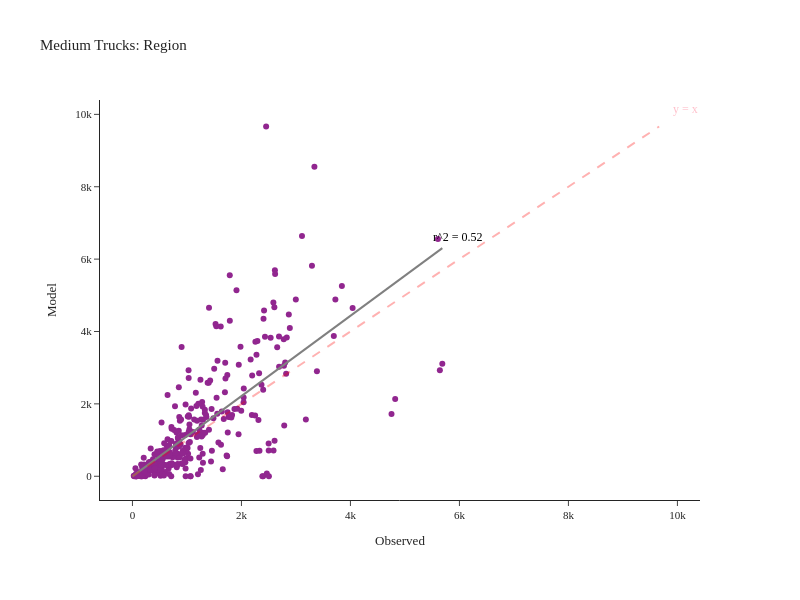

Notebook cell for this chart:
### Code cell
fig = create_truck_chart(df_daily_med, 'Medium')
fig.show()

### Figure 1 — Plotly figure (JSON) as saved in the notebook; plotly's stock layout.template omitted (floating-point values rounded to 4 significant figures; data arrays with more than 128 entries replaced by an {"elided": "..."} marker saying what was removed)
{"data": [{"customdata": {"elided": "348x2 str values"}, "hovertemplate": "Observed=%{x}<br>Model=%{y}<br>location=%{customdata[0]}<br>County=%{customdata[1]}<extra></extra>", "legendgroup": "", "line": {"color": "Grey", "width": 2}, "marker": {"color": "#91268F", "symbol": "circle"}, "mode": "markers", "name": "", "orientation": "v", "showlegend": false, "type": "scatter", "x": {"elided": "348 int values"}, "xaxis": "x", "y": {"elided": "348 int values"}, "yaxis": "y"}, {"hovertemplate": "Observed=%{x}<br>Model=%{y}<extra></extra>", "legendgroup": "", "line": {"color": "Grey", "dash": "solid", "width": 2}, "marker": {"symbol": "circle"}, "mode": "lines", "name": "", "orientation": "v", "showlegend": false, "type": "scatter", "x": [0.0, 57.43, 114.9, 172.3, 229.7, 287.2, 344.6, 402.0, 459.5, 516.9, 574.3, 631.8, 689.2, 746.6, 804.1, 861.5, 918.9, 976.4, 1034.0, 1091.0, 1149.0, 1206.0, 1264.0, 1321.0, 1378.0, 1436.0, 1493.0, 1551.0, 1608.0, 1666.0, 1723.0, 1780.0, 1838.0, 1895.0, 1953.0, 2010.0, 2068.0, 2125.0, 2183.0, 2240.0, 2297.0, 2355.0, 2412.0, 2470.0, 2527.0, 2585.0, 2642.0, 2699.0, 2757.0, 2814.0, 2872.0, 2929.0, 2987.0, 3044.0, 3101.0, 3159.0, 3216.0, 3274.0, 3331.0, 3389.0, 3446.0, 3503.0, 3561.0, 3618.0, 3676.0, 3733.0, 3791.0, 3848.0, 3906.0, 3963.0, 4020.0, 4078.0, 4135.0, 4193.0, 4250.0, 4308.0, 4365.0, 4422.0, 4480.0, 4537.0, 4595.0, 4652.0, 4710.0, 4767.0, 4824.0, 4882.0, 4939.0, 4997.0, 5054.0, 5112.0, 5169.0, 5227.0, 5284.0, 5341.0, 5399.0, 5456.0, 5514.0, 5571.0, 5629.0, 5686.0], "xaxis": "x", "y": [-3.078, 60.63, 124.3, 188.0, 251.8, 315.5, 379.2, 442.9, 506.6, 570.3, 634.0, 697.7, 761.4, 825.1, 888.8, 952.5, 1016.0, 1080.0, 1144.0, 1207.0, 1271.0, 1335.0, 1398.0, 1462.0, 1526.0, 1590.0, 1653.0, 1717.0, 1781.0, 1844.0, 1908.0, 1972.0, 2036.0, 2099.0, 2163.0, 2227.0, 2290.0, 2354.0, 2418.0, 2481.0, 2545.0, 2609.0, 2673.0, 2736.0, 2800.0, 2864.0, 2927.0, 2991.0, 3055.0, 3119.0, 3182.0, 3246.0, 3310.0, 3373.0, 3437.0, 3501.0, 3565.0, 3628.0, 3692.0, 3756.0, 3819.0, 3883.0, 3947.0, 4010.0, 4074.0, 4138.0, 4202.0, 4265.0, 4329.0, 4393.0, 4456.0, 4520.0, 4584.0, 4648.0, 4711.0, 4775.0, 4839.0, 4902.0, 4966.0, 5030.0, 5093.0, 5157.0, 5221.0, 5285.0, 5348.0, 5412.0, 5476.0, 5539.0, 5603.0, 5667.0, 5731.0, 5794.0, 5858.0, 5922.0, 5985.0, 6049.0, 6113.0, 6177.0, 6240.0, 6304.0], "yaxis": "y"}], "layout": {"annotations": [{"align": "right", "font": {"color": "pink", "size": 12}, "showarrow": false, "text": "y = x", "x": 10150.0, "y": 10150.0}, {"align": "right", "font": {"color": "black", "size": 12}, "showarrow": false, "text": "r^2 = 0.52", "x": 5970.0, "y": 6619.0}], "height": 600, "legend": {"tracegroupgap": 0}, "margin": {"b": 100, "l": 100, "r": 100, "t": 100}, "shapes": [{"line": {"color": "Red", "dash": "dash", "width": 2}, "type": "line", "x0": 0, "x1": 9665, "y0": 0, "y1": 9665}], "title": {"text": "Medium Trucks: Region"}, "width": 800, "xaxis": {"anchor": "y", "domain": [0.0, 1.0], "title": {"text": "Observed"}}, "yaxis": {"anchor": "x", "domain": [0.0, 1.0], "title": {"text": "Model"}}}}
